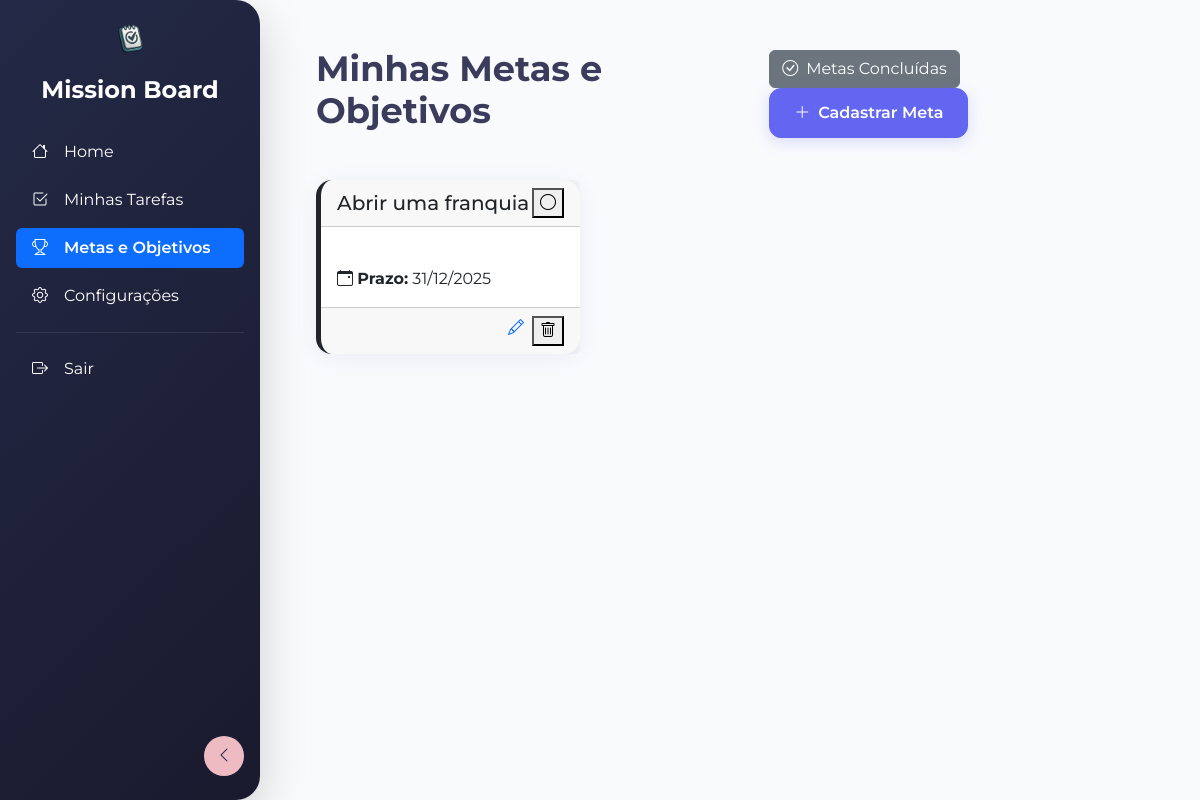
The app's page /goal/list/ (signed in), older data.
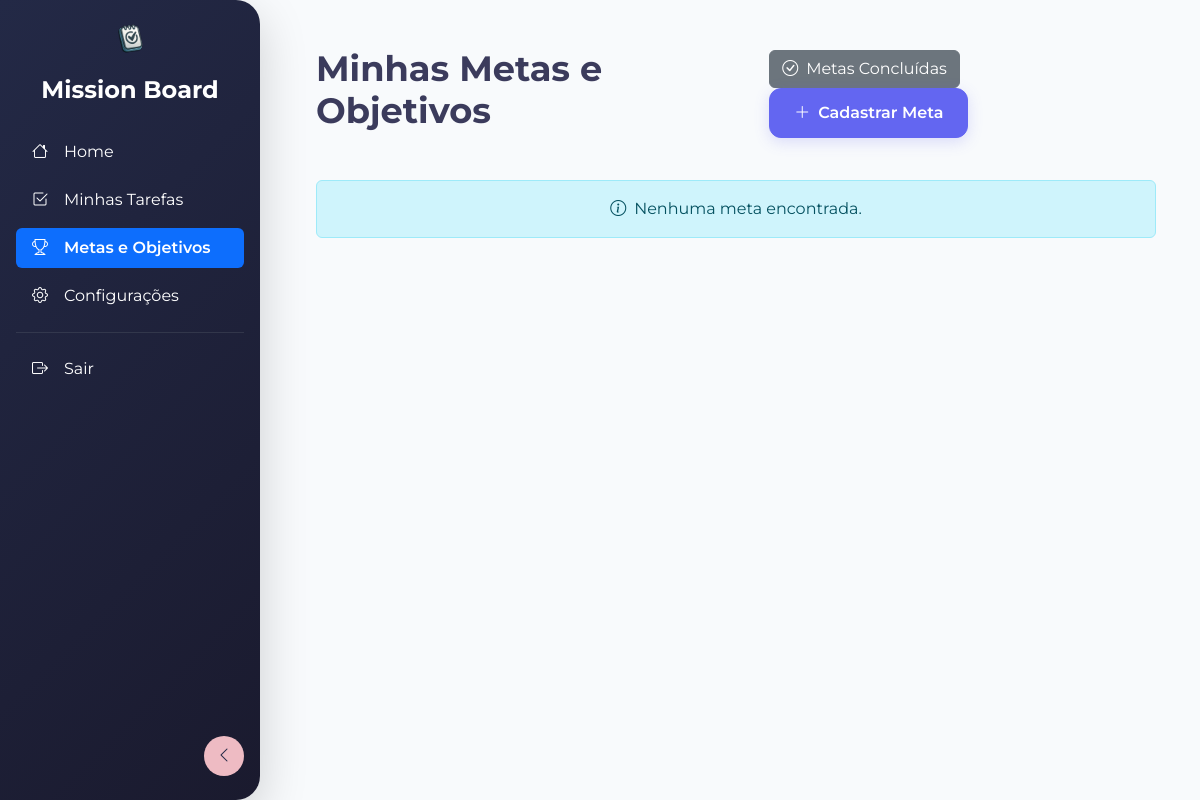
The same page, newer data.
### goals/models.py (models this page shows, shortened)
class Goal(models.Model):
    user = models.ForeignKey(User, on_delete=models.CASCADE)
    title = models.CharField(max_length=255)
    description = models.TextField(blank=True, null=True)
    due_date = models.DateField()
    created_at = models.DateTimeField(auto_now_add=True)
    updated_at = models.DateTimeField(auto_now=True)
    completed = models.BooleanField(default=False)

### goals/views.py (the view)
# urls.py: path('goal/list/', views.GoalsView.as_view(), name='goal_list'),
class GoalsView(LoginRequiredMixin, ListView):
    model = models.Goal
    context_object_name = 'goals'
    template_name = 'goal_list.html'
    success_url = reverse_lazy('goal_list')
    def get_context_data(self, **kwargs):
        context = super().get_context_data(**kwargs)
        context['goals'] = models.Goal.objects.filter(completed=False)
        return context

### goals/templates/goal_list.html (shortened to what this page needs)
{% extends 'base.html' %}
{% block content %}
<div class="page-header">
    <h1 class="page-title">Minhas Metas e Objetivos</h1>
    <div>
        <a href="{% url 'completed_goals' %}" class="btn btn-secondary me-2">
            <i class="bi bi-check-circle me-2"></i>Metas Concluídas
        </a>
        <a href="{% url 'goal_create' %}" class="btn btn-primary-custom">
            <i class="bi bi-plus-lg me-2"></i>Cadastrar Meta
        </a>
    </div>
</div>
<div class="row mt-4">
    {% for goal in goals %}
    <div class="col-md-6 col-lg-4 mb-4">
        <div class="card goal-card {% if goal.completed %}completed{% endif %}">
            <div class="card-header d-flex justify-content-between align-items-center">
                <h5 class="card-title mb-0 text-truncate">{{ goal.title }}</h5>
                <form method="POST" action="{% url 'complete_goal' goal.id %}">
                    <button type="submit" class="btn-complete" title="Marcar como concluída">
                        <i class="bi {% if goal.completed %}bi-check-circle-fill{% else %}bi-circle{% endif %}"></i>
                    </button>
                </form>
            </div>
            <div class="card-body">
                <div class="task-meta-item">
                    <i class="bi bi-calendar-event"></i>
                    <span><strong>Prazo:</strong> {{ goal.due_date|date:"d/m/Y" }}</span>
                </div>
            </div>
            <div class="card-footer d-flex justify-content-end align-items-center">
                <div class="btn-group">
                    <a href="{% url 'goal_update' goal.id %}" class="btn-action me-2" title="Editar">
                        <i class="bi bi-pencil"></i>
                    </a>
                    <button type="button" class="btn-action" data-bs-toggle="modal" data-bs-target="#deleteModal{{ goal.id }}" title="Excluir">
                        <i class="bi bi-trash"></i>
                    </button>
                </div>
            </div>
        </div>
    </div>
    {% empty %}
    <div class="col-12">
        <div class="alert alert-info text-center" role="alert">
            <i class="bi bi-info-circle me-2"></i>Nenhuma meta encontrada.
        </div>
    </div>
    {% endfor %}
</div>
{% endblock %}

Row changes from the older to the newer data that the page shows:
no longer on this page (row edited): Goal: title "Abrir uma franquia", completed False (drawn), due_date "31/12/2025"
Text that changed along with them:
text now shown: "Nenhuma meta encontrada."
